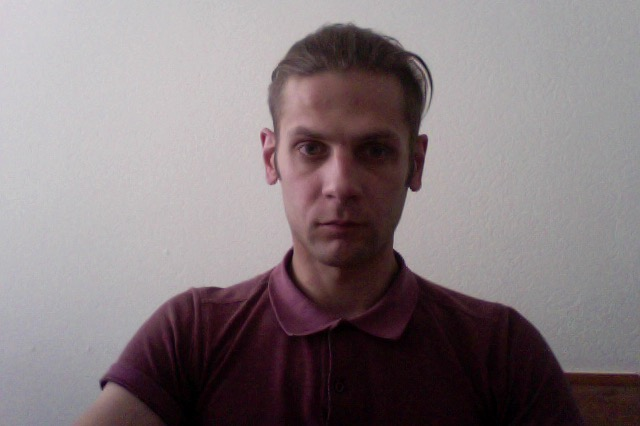
#> input picture test_camera_2/1/test.jpg, 640 x 426 px
$ python test4.py
#> lines starting #> are read from the running program, lines starting #| are printed output that depends on the picture
import numpy as np
import cv2
from matplotlib import pyplot as plt

img = cv2.imread('test.jpg')
#> img is the input picture: shape (426, 640, 3); mean B, G, R 126, 122.8, 133.4


mask = np.zeros(img.shape[:2],np.uint8)

bgdModel = np.zeros((1,65),np.float64)
fgdModel = np.zeros((1,65),np.float64)


rect = (30,30,500,500)

cv2.grabCut(img,mask,rect,bgdModel,fgdModel,5,cv2.GC_INIT_WITH_RECT)
mask2 = np.where((mask==2)|(mask==0),0,1).astype('uint8')
img = img*mask2[:,:,np.newaxis]
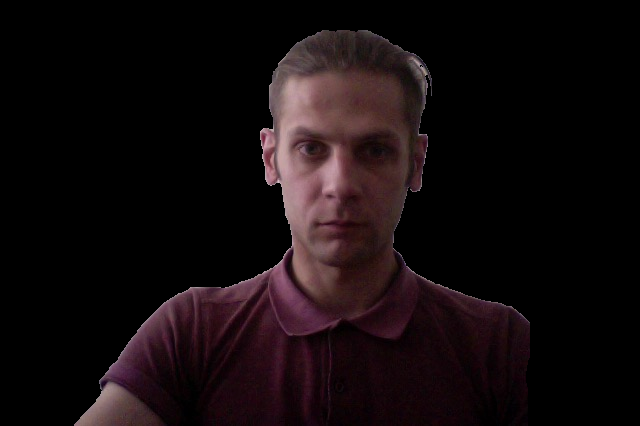
#> img: shape (426, 640, 3); mean B, G, R 12.7, 11.1, 19

cv2.imshow('Corner',img)

# [5 lines of commented-out code are left out]
